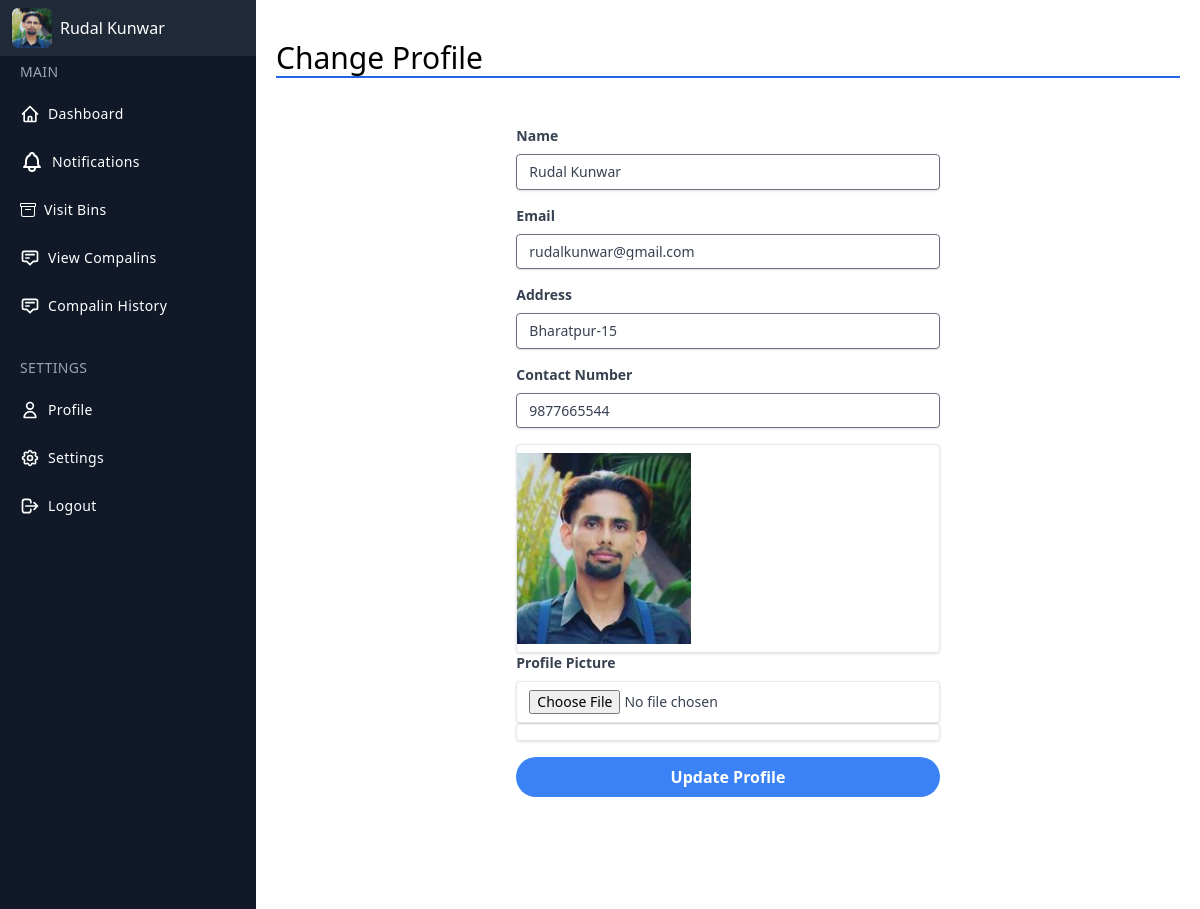
The page /user/editprofile.php (signed in) on the database its author committed.
### tables this page shows
CREATE TABLE `users` (
  `user_id` int(11) NOT NULL,
  `user_name` varchar(255) NOT NULL,
  `email` varchar(255) NOT NULL,
  `password` varchar(255) NOT NULL,
  `address` varchar(255) NOT NULL,
  `contact` varchar(255) NOT NULL,
  `profilepic` varchar(500) NOT NULL
);

### user/editprofile.php (the view, shortened to what this page needs)
<!DOCTYPE html>
<html lang="en">
<head>
    <link rel="stylesheet" href="../style.css">
</head>
<body>
    <?php include('userdashlayout.php'); ?>
    <?php
    $username = $_SESSION['username'];
    $qry = "SELECT * FROM users WHERE user_name = '$username'";
    $result = mysqli_query($con, $qry);
    $data = mysqli_fetch_assoc($result);
    ?>
    <div class="h-full w-full p-5 ml-14 md:ml-64 ">
        <div class="w-full my-5">
            <h2 class="text-3xl border-b-2 border-blue-600">Change Profile</h2>
        </div>
        <div class="flex justify-center">
            <div class="w-full lg:w-7/12 bg-white p-5 rounded-lg lg:rounded-l-none">
                <form name="form" class="px-8 pt-2 pb-8 mb-4 bg-white rounded" method="post" action="" onsubmit="return validate();" enctype="multipart/form-data">
                    <div class="mb-4">
                        <label class="block mb-2 text-sm font-bold text-gray-700" for="name">
                            Name
                        </label>
                        <input value="<?php echo $data['user_name']; ?>" class="w-full px-3 py-2 text-sm leading-tight text-gray-700 border rounded shadow appearance-none focus:outline-none focus:shadow-outline" id="name" name="name" placeholder="Name" type="text" required />
                    </div>
                    <div class="mb-4">
                        <label class="block mb-2 text-sm font-bold text-gray-700" for="email">
                            Email
                        </label>
                        <input class="w-full px-3 py-2 text-sm leading-tight text-gray-700 border rounded shadow appearance-none focus:outline-none focus:shadow-outline" id="email" value="<?php echo $data['email']; ?>" name="email" type="email" placeholder="Email" required />
                    </div>
                    <div class="mb-4">
                        <label class="block mb-2 text-sm font-bold text-gray-700" for="address">
                            Address
                        </label>
                        <input value="<?php echo $data['address']; ?>" class="w-full px-3 py-2 text-sm leading-tight text-gray-700 border rounded shadow appearance-none focus:outline-none focus:shadow-outline" id="address" name="address" placeholder="Address" type="text" required />
                    </div>
                    <div class="mb-4">
                        <label class="block mb-2 text-sm font-bold text-gray-700" for="contact">
                            Contact Number
                        </label>
                        <input value="<?php echo $data['contact']; ?>" class="w-full px-3 py-2 text-sm leading-tight text-gray-700 border rounded shadow appearance-none focus:outline-none focus:shadow-outline" id="contact" name="contact" placeholder="Contact Number" type="text" required />
                    </div>
                    <div class="mb-4">
                        <div class="w-full h-1/2 py-2 text-sm leading-tight text-gray-700 border rounded shadow appearance-none">
                            <img src="<?php echo $data['profilepic']; ?>" alt="">
                        </div>
                        <label class="block mb-2 text-sm font-bold text-gray-700" for="email">
                            Profile Picture
                        </label>
                        <input class="w-full px-3 py-2 text-sm leading-tight text-gray-700 border rounded shadow appearance-none focus:outline-none focus:shadow-outline" type="file" name="photo" id="uploadfile">
                        <div class="w-full h-1/2 py-2 text-sm leading-tight text-gray-700 border rounded shadow appearance-none">
                        </div>
                    </div>
                    <div class="mb-6 text-center">
                        <input type="submit" value="Update Profile" class="btn w-full px-4 py-2 font-bold text-white bg-blue-500 rounded-full hover:bg-blue-700" name="updateprofile" onclick="return confirm('Are You Sure To Edit Profile ?')">
                    </div>
                </form>
            </div>
        </div>
    </div>
</body>
</html>
</body>
</html>

### user/userdashlayout.php (shortened to what this page needs)
<?php
$user = $_SESSION['username'];
?>
<?php
$con = mysqli_connect("localhost", "root", "", "project_gcs");
$sql = "SELECT * FROM users WHERE user_name = '$user'";
$result = mysqli_query($con, $sql);
$data = mysqli_fetch_assoc($result);
?>
<div class="flex">
    <div class="fixed h-full flex flex-col w-14 hover:w-64 md:w-64 bg-gray-900 text-white transition-all duration-300 border-none z-10 sidebar">
        <div class="overflow-y-auto overflow-x-hidden flex flex-col justify-between flex-grow">
            <div class="fixed w-full flex items-center h-14 text-white z-10">
                <div class="flex items-center justify-start  pl-3 w-14 md:w-64 h-14 bg-gray-800 border-none">
                    <a href="editprofile.php">
                        <img class="w-7 h-7 md:w-10 md:h-10 mr-2 rounded-md overflow-hidden" src="<?php echo $data['profilepic'] ?>" onerror="this.src='profilepic/dummyuser.jpg';" />
                    </a>
                    <span class="hidden md:block"><?php echo $user  ?> </span>
                </div>
            </div>
            <ul class="flex flex-col mt-10 py-4 space-y-1">
                <li class="px-5 hidden md:block">
                    <div class="flex flex-row items-center h-8">
                        <div class="text-sm font-light tracking-wide text-gray-400 uppercase">
                            Main
                        </div>
                    </div>
                </li>
                <li>
                    <a href="../user/userdashboard.php" class="relative flex flex-row items-center h-11 focus:outline-none hover:bg-gray-600 text-white-600 hover:text-white-800 border-l-4 border-transparent hover:border-gray-800 pr-6">
                        <span class="inline-flex justify-center items-center ml-4">
                        </span>
                        <span class="ml-2 text-sm tracking-wide truncate">Dashboard</span>
                    </a>
                </li>
                <li>
                    <a href="notification.php" class="relative flex flex-row items-center h-11 focus:outline-none hover:bg-gray-600 text-white-600 hover:text-white-800 border-l-4 border-transparent hover:border-gray-800 pr-6">
                        <span class="inline-flex justify-center items-center ml-4">
                        </span>
                        <span class="ml-2 text-sm tracking-wide truncate">Notifications</span>
                    </a>
                </li>
                <li>
                    <a href="../user/ubins.php" class="relative flex flex-row items-center h-11 focus:outline-none hover:bg-gray-600 text-white-600 hover:text-white-800 border-l-4 border-transparent hover:border-gray-800 pr-6">
                        <span class="inline-flex justify-center items-center ml-4">
                        </span>
                        <span class="ml-2 text-sm tracking-wide truncate">Visit Bins</span>
                    </a>
                </li>
                <li>
                    <a href="complainreport.php" class="relative flex flex-row items-center h-11 focus:outline-none hover:bg-gray-600 text-white-600 hover:text-white-800 border-l-4 border-transparent hover:border-gray-800 pr-6">
                        <span class="inline-flex justify-center items-center ml-4">
                            <svg class="w-5 h-5" fill="none" stroke="currentColor" viewBox="0 0 24 24" xmlns="http://www.w3.org/2000/svg">
                                <path stroke-linecap="round" stroke-linejoin="round" stroke-width="2" d="M7 8h10M7 12h4m1 8l-4-4H5a2 2 0 01-2-2V6a2 2 0 012-2h14a2 2 0 012 2v8a2 2 0 01-2 2h-3l-4 4z"></path>
                            </svg>
                        </span>
                        <span class="ml-2 text-sm tracking-wide truncate">View Compalins</span>
                    </a>
                </li>
                <li>
                    <a href="completedcomplain.php" class="relative flex flex-row items-center h-11 focus:outline-none hover:bg-gray-600 text-white-600 hover:text-white-800 border-l-4 border-transparent hover:border-gray-800 pr-6">
                        <span class="inline-flex justify-center items-center ml-4">
                            <svg class="w-5 h-5" fill="none" stroke="currentColor" viewBox="0 0 24 24" xmlns="http://www.w3.org/2000/svg">
                                <path stroke-linecap="round" stroke-linejoin="round" stroke-width="2" d="M7 8h10M7 12h4m1 8l-4-4H5a2 2 0 01-2-2V6a2 2 0 012-2h14a2 2 0 012 2v8a2 2 0 01-2 2h-3l-4 4z"></path>
                            </svg>
                        </span>
                        <span class="ml-2 text-sm tracking-wide truncate">Compalin History</span>
                    </a>
                </li>
                <li class="px-5 hidden md:block">
                    <div class="flex flex-row items-center mt-5 h-8">
                        <div class="text-sm font-light tracking-wide text-gray-400 uppercase">
                            Settings
                        </div>
                    </div>
                </li>
                <li>
                    <a href="editprofile.php" class="relative flex flex-row items-center h-11 focus:outline-none  hover:bg-gray-600 text-white-600 hover:text-white-800 border-l-4 border-transparent hover:border-gray-800 pr-6">
                        <span class="inline-flex justify-center items-center ml-4">
                            <svg class="w-5 h-5" fill="none" stroke="currentColor" viewBox="0 0 24 24" xmlns="http://www.w3.org/2000/svg">
                                <path stroke-linecap="round" stroke-linejoin="round" stroke-width="2" d="M16 7a4 4 0 11-8 0 4 4 0 018 0zM12 14a7 7 0 00-7 7h14a7 7 0 00-7-7z"></path>
                            </svg>
                        </span>
                        <span class="ml-2 text-sm tracking-wide truncate">Profile</span>
                    </a>
                </li>
                <li>
                    <a href="changepass.php" class="relative flex flex-row items-center h-11 focus:outline-none hover:bg-gray-600 text-white-600 hover:text-white-800 border-l-4 border-transparent hover:border-gray-800 pr-6">
                        <span class="inline-flex justify-center items-center ml-4">
                        </span>
                        <span class="ml-2 text-sm tracking-wide truncate">Settings</span>
                    </a>
                </li>
                <li>
                    <a href="../user/logout.php" class="relative flex flex-row items-center h-11 focus:outline-none hover:bg-gray-600 text-white-600 hover:text-white-800 border-l-4 border-transparent hover:border-gray-800 pr-6" onClick="return confirm('Do you want to Logout ?')">
                        <span class="inline-flex justify-center items-center ml-4">
                            <svg class="w-5 h-5" fill="none" stroke="currentColor" viewBox="0 0 24 24" xmlns="http://www.w3.org/2000/svg">
                                <path stroke-linecap="round" stroke-linejoin="round" stroke-width="2" d="M17 16l4-4m0 0l-4-4m4 4H7m6 4v1a3 3 0 01-3 3H6a3 3 0 01-3-3V7a3 3 0 013-3h4a3 3 0 013 3v1"></path>
                            </svg>
                        </span>
                        <span class="ml-2 text-sm tracking-wide truncate"> Logout</span>
                    </a>
                </li>
            </ul>
        </div>
    </div>

### rows shown on the page
users: profilepic (picture), name "Rudal Kunwar", email "rudalkunwar@gmail.com", address "Bharatpur-15", contact "9877665544"

### other values the page prints
$user "Rudal Kunwar"
